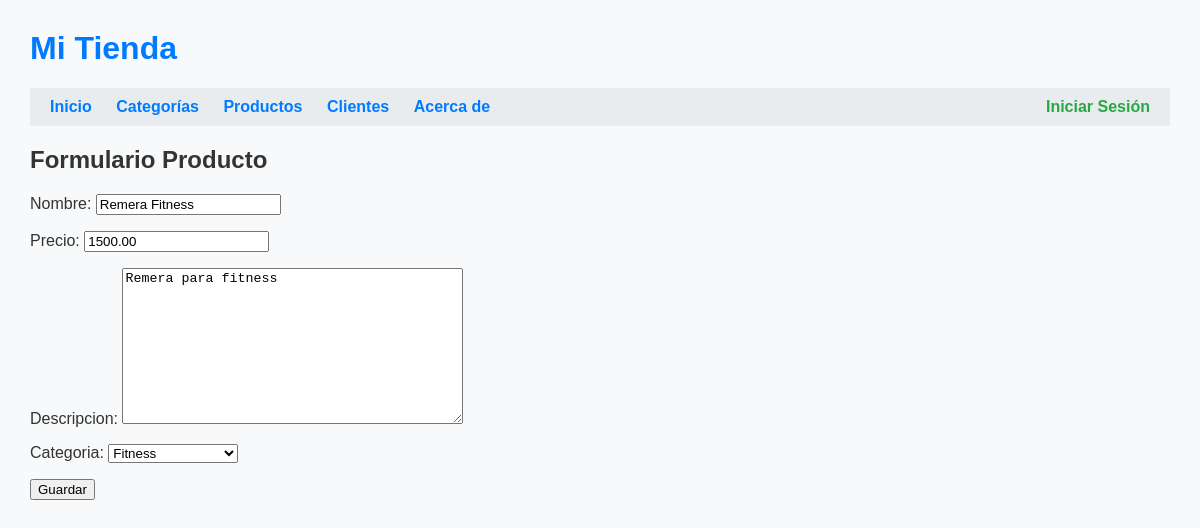
The app's page /productos/editar/8/ with its own data.
### tienda/models.py (models this page shows, shortened)
class Producto(models.Model):
    nombre = models.CharField(max_length=100)
    precio = models.DecimalField(max_digits=10, decimal_places=2)
    descripcion = models.TextField()
    categoria = models.ForeignKey(Categoria, on_delete=models.CASCADE)

class Categoria(models.Model):
    nombre = models.CharField(max_length=100)
    def __str__(self):
        return self.nombre

### tienda/views.py (the view)
# urls.py: path('productos/editar/<int:producto_id>/', views.editar_producto, name='editar_producto'),
def editar_producto(request, producto_id):
    producto = get_object_or_404(Producto, id=producto_id)
    if request.method == 'POST':
        form = ProductoForm(request.POST, instance=producto)
        if form.is_valid():
            form.save()
            return redirect('lista_productos')
    else:
        form = ProductoForm(instance=producto)
    return render(request, 'tienda/formulario_producto.html', {'form': form})

### tienda/forms.py
class ProductoForm(forms.ModelForm):
    class Meta:
        model = Producto
        fields = ['nombre', 'precio', 'descripcion', 'categoria']

### tienda/templates/tienda/formulario_producto.html (shortened to what this page needs)
{% extends 'tienda/base.html' %}
{% block content %}
    <h2>Formulario Producto</h2>
    <form method="post">
        {{ form.as_p }}
        <button type="submit">Guardar</button>
    </form>
{% endblock %}

### tienda/templates/tienda/base.html (style rules this page uses)
body { font-family: Arial, sans-serif; margin: 30px; background-color: #f8f9fa; color: #333; }

### records on screen
Producto: nombre "Remera Fitness", precio "1500.00", descripcion "Remera para fitness", categoria "Fitness"
